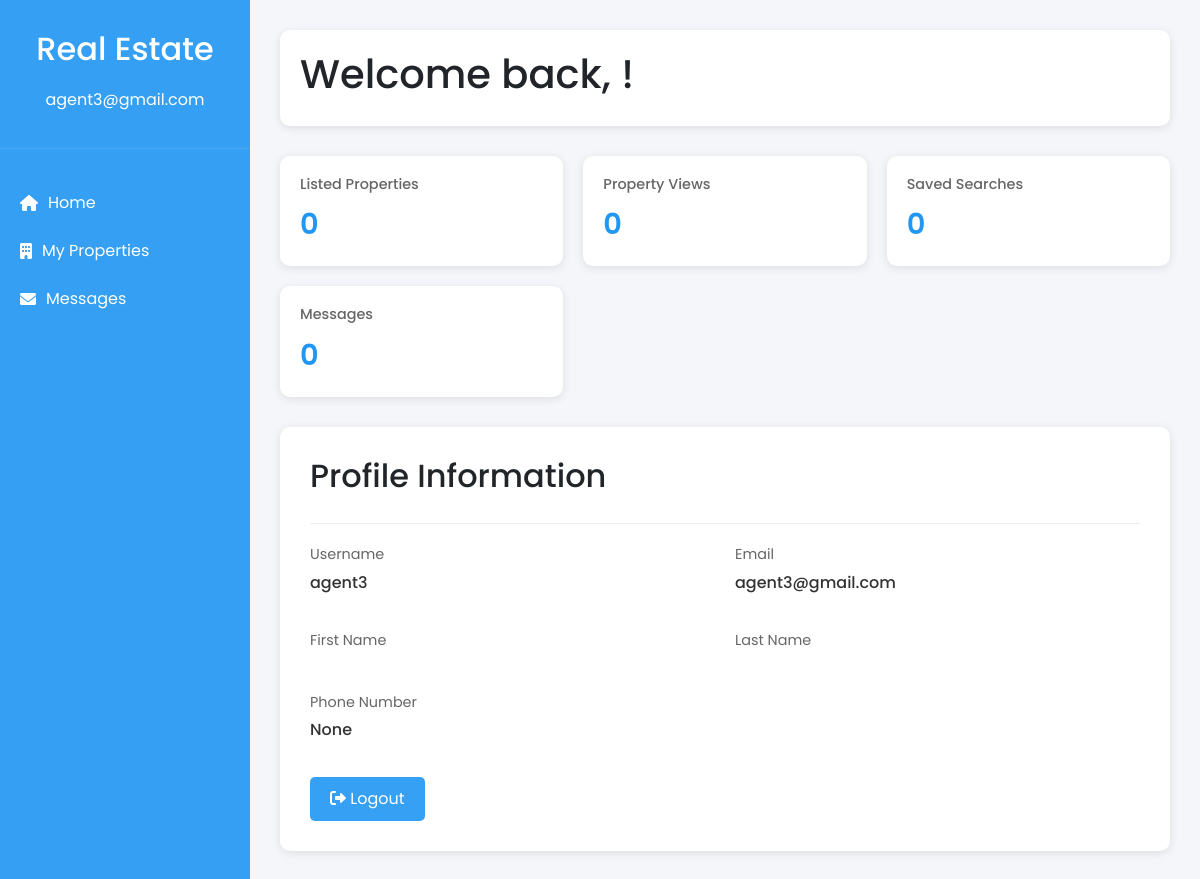
Page /accounts/user_dashboard/ (signed in) on the committed database.
### accounts/models.py (models this page shows, shortened)
class User(AbstractUser):
    phone_number = models.CharField(max_length=15, blank=True, null=True)
    role = models.CharField(
        max_length=10,
        choices=[('user', 'User'), ('admin', 'Admin')],
        default='user'
    )
    groups = models.ManyToManyField(
        "auth.Group",
        related_name="custom_user_set",  # Change related_name
        blank=True
    )
    user_permissions = models.ManyToManyField(
        "auth.Permission",
        related_name="custom_user_permissions_set",  # Change related_name
        blank=True
    )

### accounts/views.py (the view)
# urls.py: path('user_dashboard/', views.user_dashboard, name='user_dashboard'),
@login_required
def user_dashboard(request):
    user = request.user
    return render(request, 'accounts/user_dashboard.html', {'user': user})

### accounts/templates/accounts/user_dashboard.html (shortened to what this page needs)
<!DOCTYPE html>
<html lang="en">
  <head>
    <link
      rel="stylesheet"
      href="https://cdnjs.cloudflare.com/ajax/libs/font-awesome/6.0.0/css/all.min.css"
    />
    <link
      href="https://cdn.jsdelivr.net/npm/bootstrap@5.3.0/dist/css/bootstrap.min.css"
      rel="stylesheet"
    />
    <link
      href="https://cdn.jsdelivr.net/npm/bootstrap@5.3.0/dist/css/bootstrap.min.css"
      rel="stylesheet"
    />
  </head>
  <body>
    <div class="dashboard-container">
      <div class="sidebar">
        <div class="sidebar-header">
          <h2>Real Estate</h2>
          <div class="user-info">
            <p>{{ user.email }}</p>
          </div>
        </div>
        <nav class="nav-menu">
          <a href="{% url 'home' %}" class="nav-item active">
            <i class="fas fa-home"></i> Home
          </a>
          <a href="{% url 'user_properties' %}" class="nav-item">
            <i class="fas fa-building"></i> My Properties
          </a>
          <a href="{% url 'my_inquiries' %}" class="nav-item">
            <i class="fas fa-envelope"></i> Messages
          </a>
        </nav>
      </div>
      {% block content %}
      <div class="main-content">
        <div class="dashboard-header">
          <h1>Welcome back, {{ user.first_name }}!</h1>
        </div>
        <div class="stats-grid">
          <div class="stat-card">
            <h3>Listed Properties</h3>
            <div class="value">0</div>
          </div>
          <div class="stat-card">
            <h3>Property Views</h3>
            <div class="value">0</div>
          </div>
          <div class="stat-card">
            <h3>Saved Searches</h3>
            <div class="value">0</div>
          </div>
          <div class="stat-card">
            <h3>Messages</h3>
            <div class="value">0</div>
          </div>
        </div>
        <div class="profile-section">
          <div class="profile-header">
            <h2>Profile Information</h2>
          </div>
          <div class="profile-info">
            <div class="info-item">
              <label>Username</label>
              <span>{{ user.username }}</span>
            </div>
            <div class="info-item">
              <label>Email</label>
              <span>{{ user.email }}</span>
            </div>
            <div class="info-item">
              <label>First Name</label>
            </div>
            <div class="info-item">
              <label>Last Name</label>
            </div>
            <div class="info-item">
              <label>Phone Number</label>
              <span>{{ user.phone_number }}</span>
            </div>
          </div>
          <a href="{% url 'logout' %}" class="logout-btn">
            <i class="fas fa-sign-out-alt"></i> Logout
          </a>
        </div>
      </div>
      {% endblock %}
    </div>
  </body>
</html>

### accounts/templates/accounts/user_dashboard.html (style rules this page uses)
:root { --bs-primary-rgb: 33, 150, 243; }
* { margin: 0; padding: 0; box-sizing: border-box; }
body { font-family: "Poppins", sans-serif; background: #f4f6f9; }
.dashboard-container { display: flex; min-height: 100vh; }
.sidebar { width: 250px; background: rgba(var(--bs-primary-rgb), 0.9); padding: 30px 0; color: white; }
.sidebar-header { padding: 0 20px 20px; border-bottom: 1px solid rgba(255, 255, 255, 0.1); text-align: center; }
.user-info { margin-top: 20px; }
.nav-menu { margin-top: 30px; }
.nav-item { padding: 12px 20px; display: flex; align-items: center; color: white; text-decoration: none; transition: all 0.3s; }
.nav-item i { margin-right: 10px; }
.main-content { flex: 1; padding: 30px; }
.dashboard-header { background: white; padding: 20px; border-radius: 10px; box-shadow: 0 2px 10px rgba(0, 0, 0, 0.1); margin-bottom: 30px; }
.stats-grid { display: grid; grid-template-columns: repeat(auto-fit, minmax(250px, 1fr)); gap: 20px; margin-bottom: 30px; }
.stat-card { background: white; padding: 20px; border-radius: 10px; box-shadow: 0 2px 10px rgba(0, 0, 0, 0.1); }
.stat-card h3 { color: #666; font-size: 0.9rem; margin-bottom: 10px; }
.stat-card .value { color: rgba(var(--bs-primary-rgb), 1); font-size: 1.8rem; font-weight: 600; }
.profile-section { background: white; padding: 30px; border-radius: 10px; box-shadow: 0 2px 10px rgba(0, 0, 0, 0.1); }
.profile-header { margin-bottom: 20px; padding-bottom: 20px; border-bottom: 1px solid #eee; }
.profile-info { display: grid; grid-template-columns: repeat(2, 1fr); gap: 20px; }
.info-item { margin-bottom: 15px; }
.info-item label { display: block; color: #666; font-size: 0.9rem; margin-bottom: 5px; }
.info-item span { color: #333; font-weight: 500; }
.logout-btn { display: inline-block; padding: 10px 20px; background: rgba(var(--bs-primary-rgb), 0.9); color: white; text-decoration: none; border-radius: 5px; transition: all 0.3s; margin-top: 20px; }

### rows in the picture
User: email "agent3@gmail.com", username "agent3", phone_number "None"
